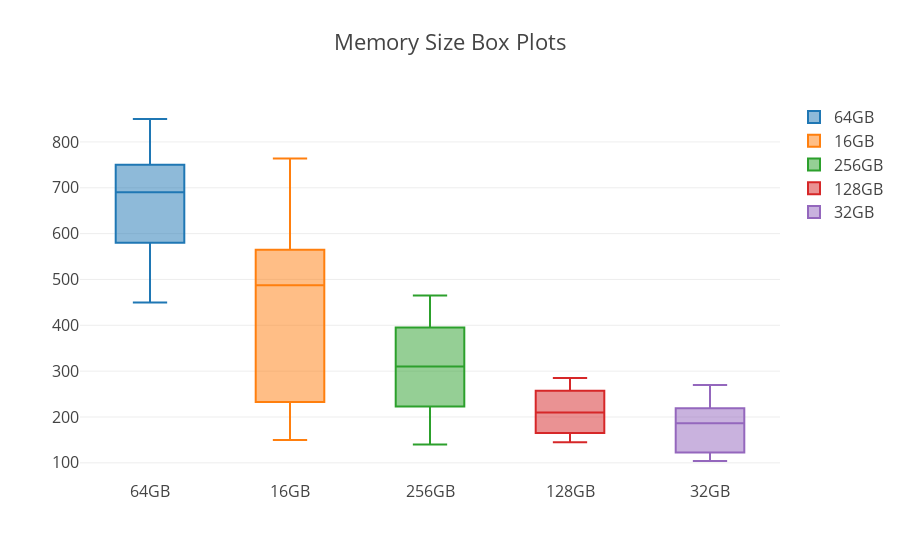

The cell this chart's notebook holds for it:
### Code cell
data_box_size = []
traces_sizes, unique_sizes = generate_traces(iphone_df,'Size')
i = 0
for trace in traces_sizes:
    data_box_size.append(go.Box( y= trace,name=size_str[i]))
    i+=1
iplot({'data':data_box_size, 'layout':{'title': 'Memory Size Box Plots',
                          'font': dict(size=16)}}, filename='basic-bar')

### Figure 1 — Plotly figure (JSON) as saved in the notebook; plotly's stock layout.template omitted (floating-point values rounded to 4 significant figures)
{"data": [{"name": "64GB", "type": "box", "uid": "3c612ee2-c696-11e8-a189-6a000073fc60", "y": [690, 690, 735, 765, 850, 750, 750, 750, 700, 640, 600, 775, 640, 500, 450, 570, 580, 580]}, {"name": "16GB", "type": "box", "uid": "3c613040-c696-11e8-a933-6a000073fc60", "y": [675, 660, 695, 749, 764, 700, 660, 679, 715, 680, 670, 210, 150, 160, 150, 165, 570, 535, 545, 530, 630, 560, 620, 585, 530, 550, 505, 490, 500, 465, 515, 540, 465, 465, 540, 515, 472, 539, 479, 490, 485, 170, 230, 265, 260, 250, 265, 299, 230, 230, 250, 190, 210, 185, 235, 249, 220, 255, 190, 220]}, {"name": "256GB", "type": "box", "uid": "3c6130e8-c696-11e8-8f4c-6a000073fc60", "y": [140, 185, 185, 330, 465, 399, 384, 395, 295, 310, 310, 300, 399, 223]}, {"name": "128GB", "type": "box", "uid": "3c613180-c696-11e8-9504-6a000073fc60", "y": [259, 210, 210, 189, 149, 145, 155, 275, 252, 285, 255, 175]}, {"name": "32GB", "type": "box", "uid": "3c61320c-c696-11e8-b38a-6a000073fc60", "y": [115, 119, 120, 104, 104, 220, 270, 240, 218, 235, 249, 210, 205, 155, 184, 175, 175, 125, 198, 189]}], "layout": {"font": {"size": 16}, "title": "Memory Size Box Plots"}}
